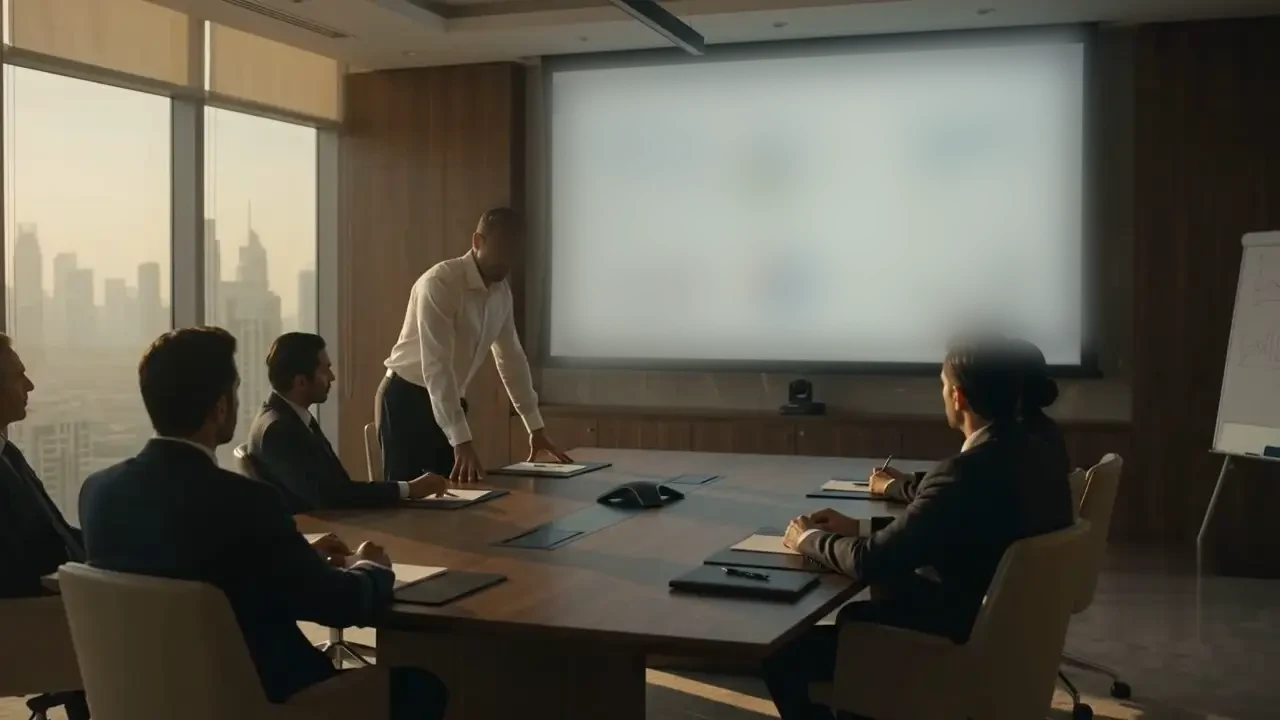
#> input picture prototype/stills/KF3.webp, 1280 x 720 px, found by its file name
$ python retouch.py
#> lines starting #> are read from the running program, lines starting #| are printed output that depends on the picture; after the words box and inside, x2 and y2 are one past the last pixel; in counts of white or black regions, pixels touching at a corner belong together
#!/usr/bin/env python3
"""
Rechitta scroll film — keyframe retouch + derivation pipeline (Pillow).
Deterministic: originals preserved in stills/orig/, outputs overwrite stills/.

Does (per PLAN.md Phase 0, 'Claude' rows):
  KF3   retouch: dissolve readable screen charts into soft blocks; soften presenter face
  KF4   retouch: dusk -> golden-hour warm regrade; blur signage patches
  KF5   retouch: repaint phone screen (removes reflected face), brighter cyan glow
  KF2   extract: Transit A final frame (960w working copy until owner's 1280 lands)
  KF-03D derive: blue-hour boardroom, green-cyan screen (Transit D first frame)
  KF-07  derive (draft, from 960w KF2): night facade, one lit window (style ref)
  KF-08  derive: KF1 night regrade — replicates the engine finale() recipe exactly
Untouched: KF1 (approved), KF-06 (already clean; first-person re-roll stays optional).
"""
import os, shutil
from PIL import Image, ImageDraw, ImageFilter, ImageEnhance, ImageChops

W = os.path.dirname(os.path.abspath(__file__))
ST = os.path.join(W, 'stills')
ORIG = os.path.join(ST, 'orig')
os.makedirs(ORIG, exist_ok=True)

def load(name):
#> called with name = 'KF3.webp'
    p = os.path.join(ST, name)
    b = os.path.join(ORIG, name)
    if not os.path.exists(b):
        shutil.copy2(p, b)          # first run: stash the original
    return Image.open(b).convert('RGB')  # always work from the original
#> returned value is the input picture: PIL image 1280x720 RGB; mean R, G, B 92.7, 88.6, 76.9

def save(im, name, q=88):
    im.save(os.path.join(ST, name), 'WEBP', quality=q)
    print(f'  wrote stills/{name}  {im.size}')

def feathered_poly_mask(size, poly, blur=10):
    m = Image.new('L', size, 0)
    ImageDraw.Draw(m).polygon(poly, fill=255)
    return m.filter(ImageFilter.GaussianBlur(blur))

def feathered_ellipse_mask(size, box, blur=8):
    m = Image.new('L', size, 0)
    ImageDraw.Draw(m).ellipse(box, fill=255)
    return m.filter(ImageFilter.GaussianBlur(blur))

def radial_glow(size, center, radius, color, peak):
    """Radial gradient sprite composited via screen blend."""
    g = Image.new('L', size, 0)
    d = ImageDraw.Draw(g)
    steps = 60
    for i in range(steps, 0, -1):
        r = radius * i / steps
        a = int(peak * 255 * (1 - i / steps) ** 1.6)
        d.ellipse([center[0]-r, center[1]-r, center[0]+r, center[1]+r], fill=a)
    layer = Image.new('RGB', size, color)
    return layer, g

def vgrad(size, top, bottom):
    g = Image.new('RGB', (1, size[1]))
    for y in range(size[1]):
        t = y / max(1, size[1]-1)
        g.putpixel((0, y), tuple(int(top[i]+(bottom[i]-top[i])*t) for i in range(3)))
    return g.resize(size)

# ── KF3: boardroom ───────────────────────────────────────────────────────────
def kf3():
    im = load('KF3.webp'); s = im.size
#> after `s = im.size`: s = (1280, 720)
    # screen: dissolve charts into abstract soft blocks (blur hard, lift toward white)
    poly = [(545,68),(1085,25),(1092,352),(552,368)]
    blurred = im.filter(ImageFilter.GaussianBlur(22))
    blurred = Image.blend(blurred, Image.new('RGB', s, (245,244,240)), 0.18)
    im.paste(blurred, (0,0), feathered_poly_mask(s, poly, 12))
#> in feathered_poly_mask, `m = Image.new('L', size, 0)`: m: PIL image 1280x720 L; every value is 0
#> in feathered_poly_mask, `ImageDraw.Draw(m).polygon(poly, fill=255)`:
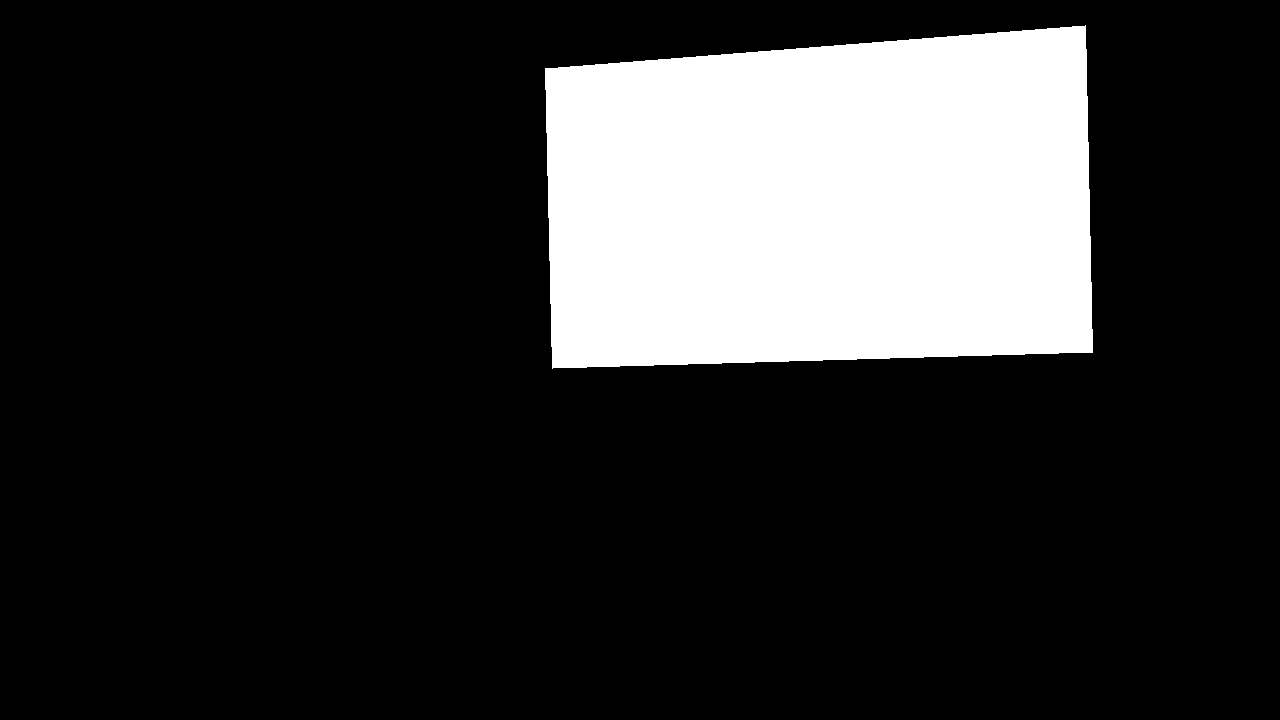
#> m: PIL image 1280x720 L; 18.4% white; 1 white region, box (x1, y1, x2, y2) and area: (545, 25, 1093, 369) 169838
    # presenter's face: soften into silhouette territory
    face = (478, 205, 540, 275)
    soft = im.filter(ImageFilter.GaussianBlur(14))
    soft = ImageEnhance.Brightness(soft).enhance(0.86)
    im.paste(soft, (0,0), feathered_ellipse_mask(s, face, 10))
#> in feathered_ellipse_mask, `ImageDraw.Draw(m).ellipse(box, fill=255)`: m: PIL image 1280x720 L; 0.38% white; 1 white region, box (x1, y1, x2, y2) and area: (478, 205, 541, 276) 3509
    save(im, 'KF3.webp')
#|   wrote stills/KF3.webp  (1280, 720)
    return im

# ── KF4: street broker ───────────────────────────────────────────────────────
def kf4():
    im = load('KF4.webp'); s = im.size
#> call 2 of load, with name = 'KF4.webp'
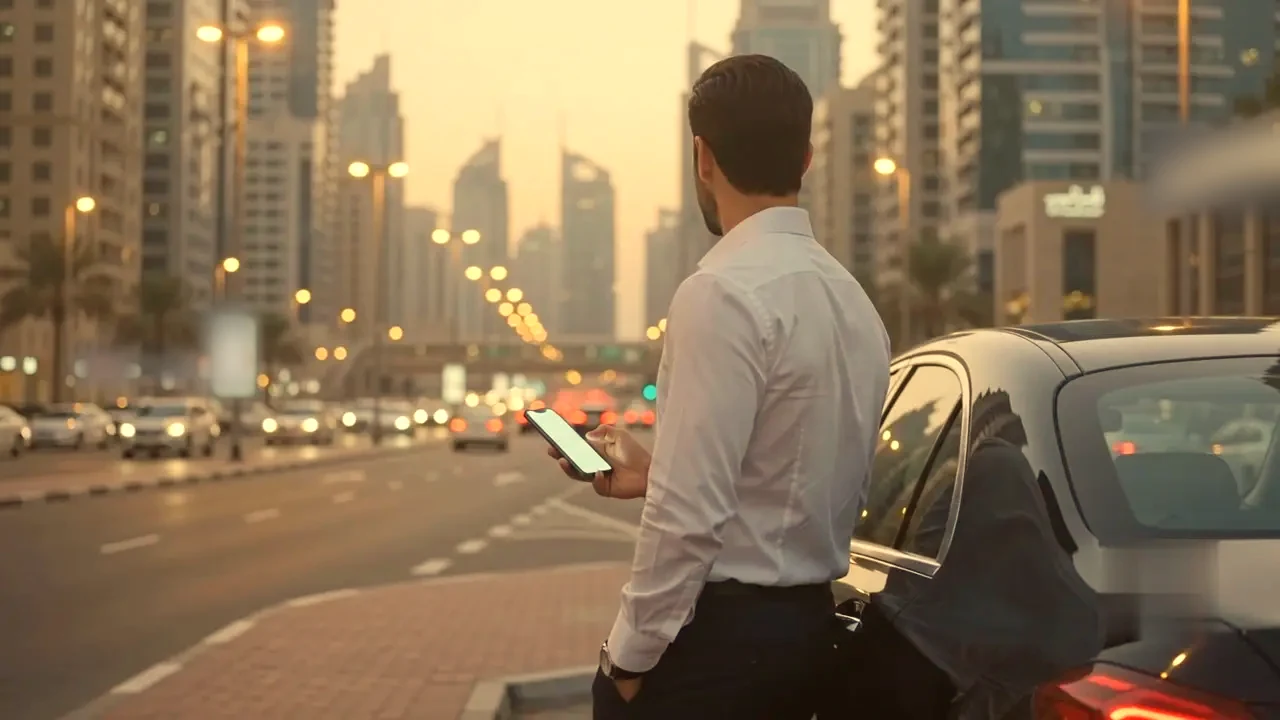
#> input picture prototype/stills/KF4.webp, 1280 x 720 px, found by its file name
#> in load, returned value is the input picture: PIL image 1280x720 RGB; mean R, G, B 136.5, 115.3, 87.4
#> after `s = im.size`: s = (1280, 720)
    # dusk -> golden hour: warm channel curves + gentle amber haze
    r, g, b = im.split()
    r = r.point(lambda v: min(255, int(v*1.10 + 6)))
    g = g.point(lambda v: min(255, int(v*1.02 + 2)))
    b = b.point(lambda v: int(v*0.86))
    im = Image.merge('RGB', (r, g, b))
    im = ImageEnhance.Color(im).enhance(1.08)
    im = ImageEnhance.Brightness(im).enhance(1.04)
    haze = vgrad(s, (255,178,96), (60,36,10))
    im = ImageChops.screen(im, ImageEnhance.Brightness(haze).enhance(0.16))
    # signage: blur + desaturate patches (post-regrade so grade stays uniform)
    for box in [(1140,120,1280,215), (75,345,140,390), (200,305,255,395), (148,355,195,385)]:
        blurred = im.filter(ImageFilter.GaussianBlur(16))
        blurred = ImageEnhance.Color(blurred).enhance(0.45)
        x0,y0,x1,y1 = box
        im.paste(blurred, (0,0), feathered_poly_mask(s, [(x0,y0),(x1,y0),(x1,y1),(x0,y1)], 9))
    save(im, 'KF4.webp')
#|   wrote stills/KF4.webp  (1280, 720)
    return im

# ── KF5: phone macro ─────────────────────────────────────────────────────────
def kf5():
    im = load('KF5.webp'); s = im.size
#> call 3 of load, with name = 'KF5.webp'
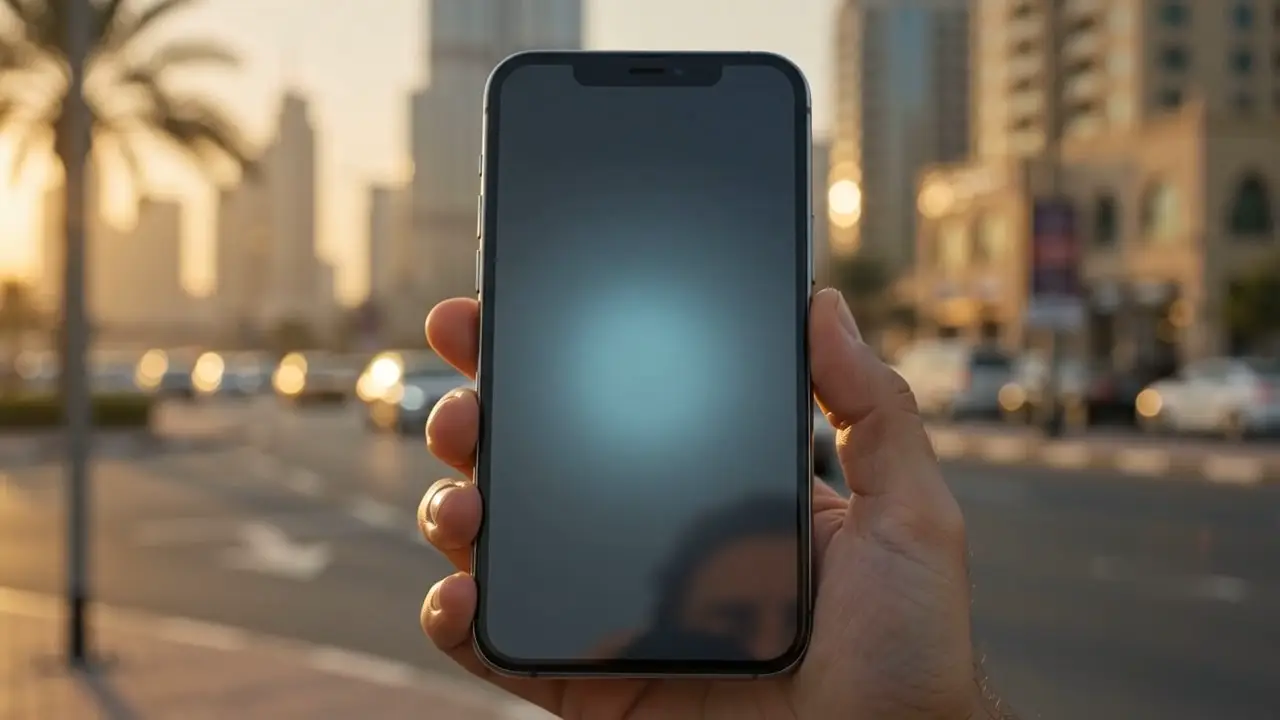
#> input picture prototype/stills/orig/KF5.webp, 1280 x 720 px
#> in load, returned value is the input picture: PIL image 1280x720 RGB; mean R, G, B 116.9, 105, 89.4
#> after `s = im.size`: s = (1280, 720)
    # repaint the screen: dark gradient + cyan glow (removes the reflected face),
    # brighter glow to match KF4's phone
    poly = [(506,60),(798,58),(803,668),(502,670)]
    fill = vgrad(s, (62,74,84), (22,28,36))
    mask = feathered_poly_mask(s, poly, 5)
#> in feathered_poly_mask (call 6), `ImageDraw.Draw(m).polygon(poly, fill=255)`: m: PIL image 1280x720 L; 19.7% white; 1 white region, box (x1, y1, x2, y2) and area: (502, 58, 804, 671) 181476
    im.paste(fill, (0,0), mask)
    glow_layer, glow_mask = radial_glow(s, (652,340), 210, (120,215,240), 0.62)
    glow_mask = ImageChops.multiply(glow_mask, mask)  # glow stays inside the screen
    im.paste(ImageChops.screen(im, glow_layer), (0,0), glow_mask)
    # notch: restore original pixels (camera bar must stay crisp)
    orig = Image.open(os.path.join(ORIG, 'KF5.webp')).convert('RGB')
    im.paste(orig.crop((560,48,720,92)), (560,48))
    save(im, 'KF5.webp')
#|   wrote stills/KF5.webp  (1280, 720)
    return im

# ── KF2: extract Transit A final frame (working copy) ────────────────────────
def kf2():
    im = Image.open(os.path.join(W, 'ta', 'f_096.webp')).convert('RGB')
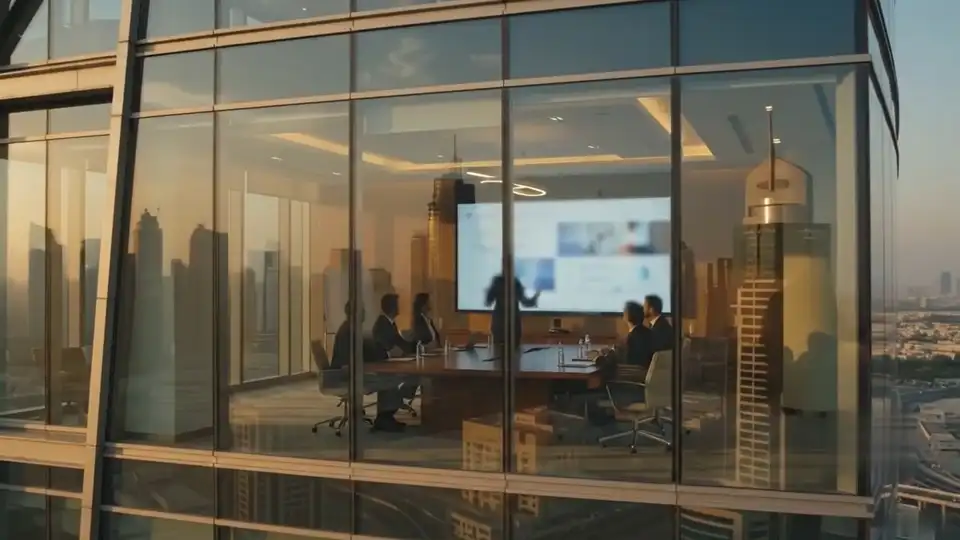
#> input picture prototype/ta/f_096.webp, 960 x 540 px
#> im is the input picture: PIL image 960x540 RGB; mean R, G, B 106.3, 99.5, 83.1
    save(im, 'KF2.webp', q=92)
#|   wrote stills/KF2.webp  (960, 540)
    return im

# ── night grade helper (prompt-pack ImageMagick recipe, Pillow port) ─────────
def night_base(im, bright=0.55, sat=0.70, colorize=(27,42,74), amt=0.28):
#> called with bright = 0.55, sat = 0.7, colorize = (27, 42, 74), amt = 0.28
    im = ImageEnhance.Brightness(im).enhance(bright)
#> im: PIL image 1280x720 RGB
    im = ImageEnhance.Color(im).enhance(sat)
    return Image.blend(im, Image.new('RGB', im.size, colorize), amt)
#> returned value: PIL image 1280x720 RGB

# ── KF-03D: dusk boardroom (Transit D first frame) ───────────────────────────
def kf03d(kf3_im):
    im = night_base(kf3_im.copy()); s = im.size
#> after `s = im.size`: s = (1280, 720)
    # window wall goes night: darken + cool the left glass band
    band = feathered_poly_mask(s, [(0,0),(345,0),(345,720),(0,720)], 18)
#> in feathered_poly_mask (call 7), `ImageDraw.Draw(m).polygon(poly, fill=255)`: m: PIL image 1280x720 L; 27% white; 1 white region, box (x1, y1, x2, y2) and area: (0, 0, 346, 720) 249120
    cool = ImageEnhance.Brightness(im).enhance(0.62)
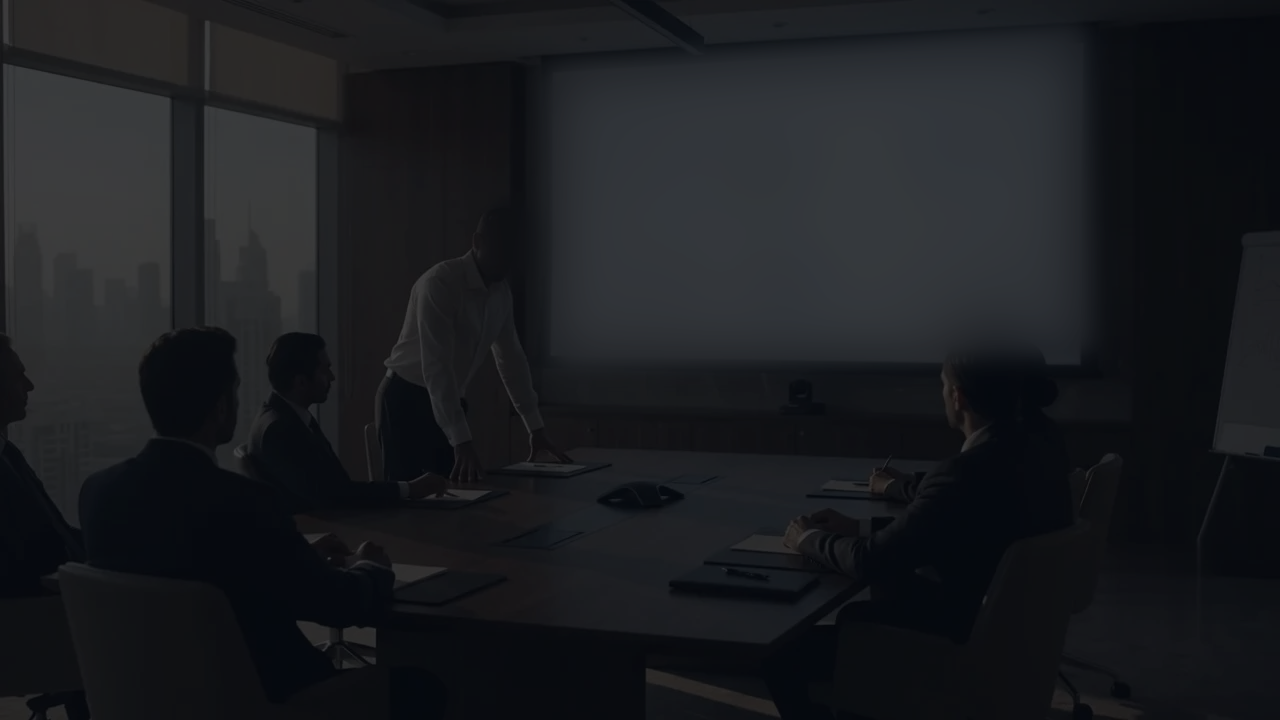
#> cool: PIL image 1280x720 RGB; mean R, G, B 26.4, 28.3, 31.8
    cool = Image.blend(cool, Image.new('RGB', s, (10,18,38)), 0.35)
    im.paste(cool, (0,0), band)
    # screen glow shifts green-cyan (the live world map overlay lands here)
    poly = [(545,68),(1085,25),(1092,352),(552,368)]
    mask = feathered_poly_mask(s, poly, 12)
    tinted = Image.blend(im, Image.new('RGB', s, (58,240,184)), 0.30)
    tinted = ImageEnhance.Brightness(tinted).enhance(1.12)
    im.paste(tinted, (0,0), mask)
    glow_layer, glow_mask = radial_glow(s, (818,190), 420, (58,220,170), 0.28)
    im.paste(ImageChops.screen(im, glow_layer), (0,0), glow_mask)
    save(im, 'KF-03D.webp')
#|   wrote stills/KF-03D.webp  (1280, 720)

# ── KF-07 draft: night facade, one lit window (from 960w KF2) ───────────────
def kf07(kf2_im):
    im = night_base(kf2_im.copy(), bright=0.5); s = im.size
#> after `s = im.size`: s = (960, 540)
    # one warm living window — the boardroom stays awake
    glow_layer, glow_mask = radial_glow(s, (500,280), 240, (232,162,75), 0.5)
    im.paste(ImageChops.screen(im, glow_layer), (0,0), glow_mask)
    core, core_m = radial_glow(s, (500,280), 90, (255,214,150), 0.55)
    im.paste(ImageChops.screen(im, core), (0,0), core_m)
    save(im, 'KF-07-draft.webp')
#|   wrote stills/KF-07-draft.webp  (960, 540)

# ── KF-08: finale sky — the engine's live finale() recipe, pre-baked ─────────
def kf08():
    im = load('KF1.webp'); s = im.size
    im = ImageChops.multiply(im, Image.new('RGB', s, (34,52,94)))       # multiply #22345E
    im = Image.blend(im, Image.new('RGB', s, (16,26,52)), 0.55)         # night plunge
    band = vgrad(s, (0,0,0), (120,70,20))                               # warm horizon band
    band = ImageEnhance.Brightness(band).enhance(0.5)
    mask = vgrad(s, (0,0,0), (255,255,255)).convert('L')
    im.paste(ImageChops.screen(im, band), (0,0), mask)
    d = ImageDraw.Draw(im)                                              # stars, deterministic
    seed = 7
    def rng():
        nonlocal seed
        seed = (seed * 16807) % 2147483647
        return seed / 2147483647
    for _ in range(120):
        x, y = rng()*s[0], rng()*s[1]*0.55
        sz = rng()*1.4 + 0.4
        a = 0.25 + 0.5*rng()
        c = tuple(int(v*a) for v in (200,226,240))
        d.rectangle([x, y, x+sz, y+sz], fill=c)
    save(im, 'KF-08.webp')

if __name__ == '__main__':
    print('Retouching…')
    k3 = kf3()
    kf4()
    kf5()
    k2 = kf2()
    kf03d(k3)
    kf07(k2)
#> (the run stopped early here; a loop or call above may not have finished)
